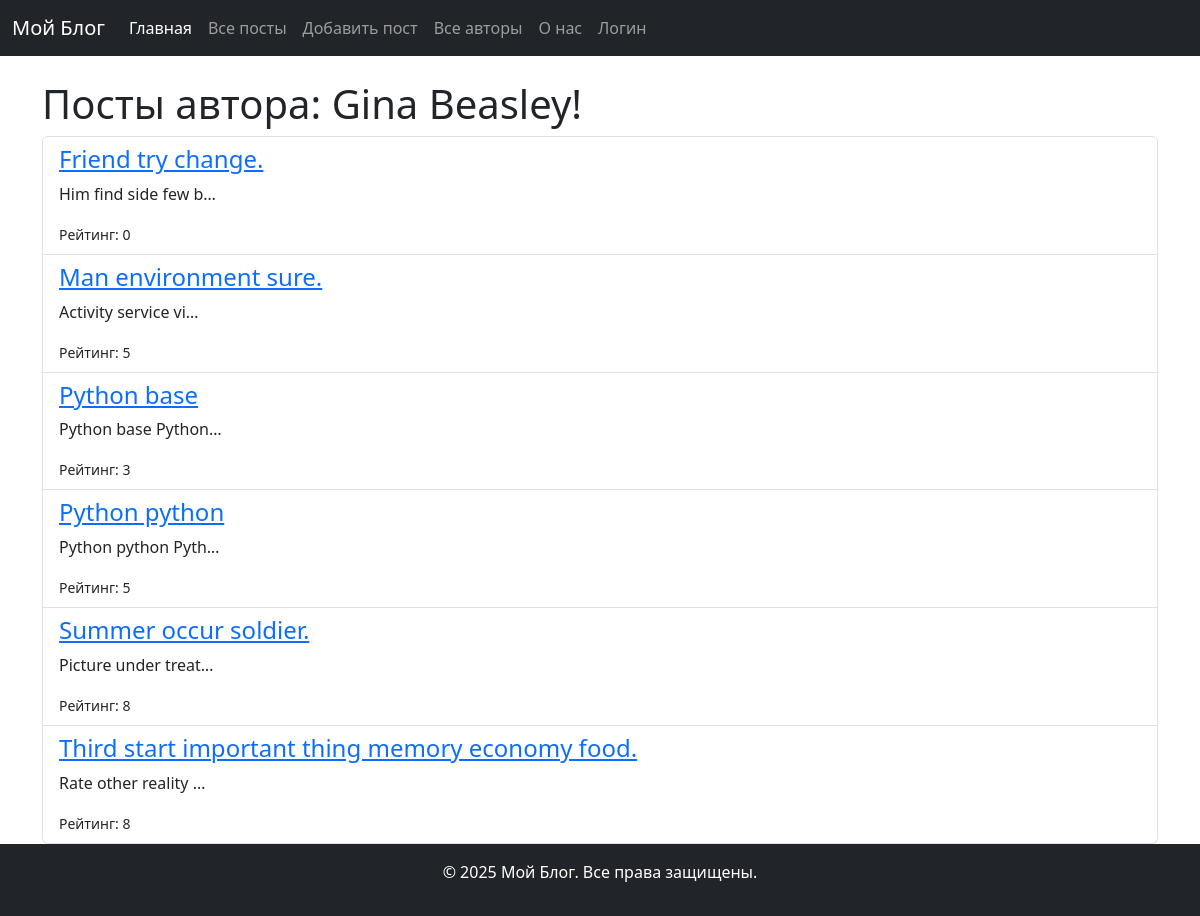
The app's page /authors/1/ with its own data.
### blog_app/models.py (models this page shows, shortened)
class Author(models.Model):
    name = models.CharField(max_length=100)

class Post(models.Model):
    title = models.CharField(max_length=100)
    content = models.TextField()
    created_at = models.DateTimeField(auto_now_add=True)
    author = models.ForeignKey('Author', on_delete=models.CASCADE, related_name='posts')
    rating = models.IntegerField(default=0)
    views = models.IntegerField(default=0)
    tags = models.ManyToManyField('Tag', blank=True, related_name='posts')
    image = models.ImageField(upload_to='post_images', null=True, blank=True)
    class Meta:
        ordering = ['title']
        verbose_name = 'Пост'
        verbose_name_plural = 'Посты'
        unique_together = ('title', 'author')

### blog_app/views.py (the view)
# urls.py: path('authors/<int:author_id>/', author_posts, name='author_posts'),
def author_posts(request, author_id):
    author = get_object_or_404(Author, pk=author_id)
    posts = Post.objects.filter(author=author)
    context = {
        'author': author,
        'posts': posts,
    }
    return render(request, 'blog_app/author_posts.html', context=context)

### blog_app/templates/blog_app/author_posts.html (shortened to what this page needs)
{% extends 'blog_app/base.html' %}
{% block content %}
    <h1>Посты автора: {{ author.name  }}!</h1>
    <ul class="list-group">
        {% for post in posts %}
        <li class="list-group-item">
            <h4><a href="{% url 'post_detail' post.id %}">{{ post.title }}</a></h4>
            <p>{{ post.content|truncatechars:20 }}</p>
            <small>Рейтинг: {{ post.rating }}</small>
        </li>
        {% empty %}
            <p>У автора нет постов</p>
        {% endfor %}
    </ul>
{% endblock %}

### records on screen
Author: name "Gina Beasley"
Post: title "Friend try change.", content "Him find side few b…", rating "0"
Post: title "Man environment sure.", content "Activity service vi…", rating "5"
Post: title "Python base", content "Python base Python…", rating "3"
Post: title "Python python", content "Python python Pyth…", rating "5"
Post: title "Summer occur soldier.", content "Picture under treat…", rating "8"
Post: title "Third start important thing memory economy food.", content "Rate other reality …", rating "8"
